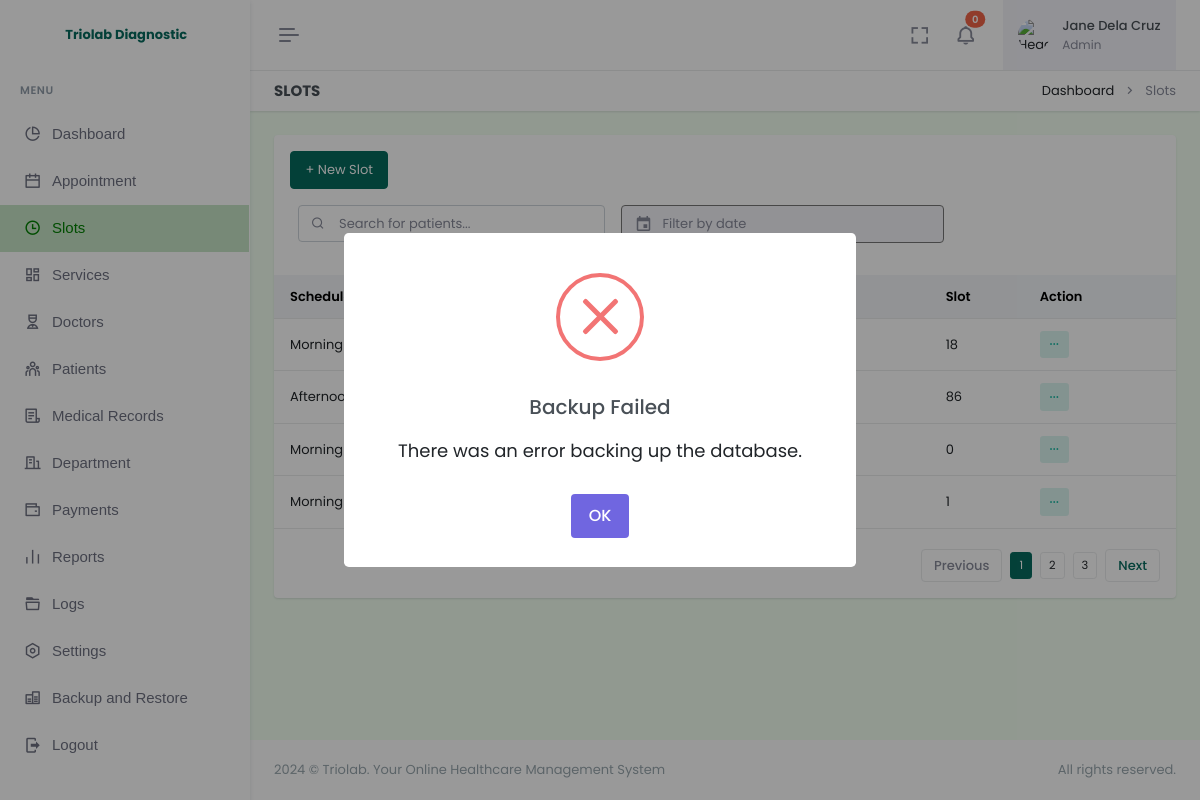
Before: /admin/slots.php (signed in) with the older database file.
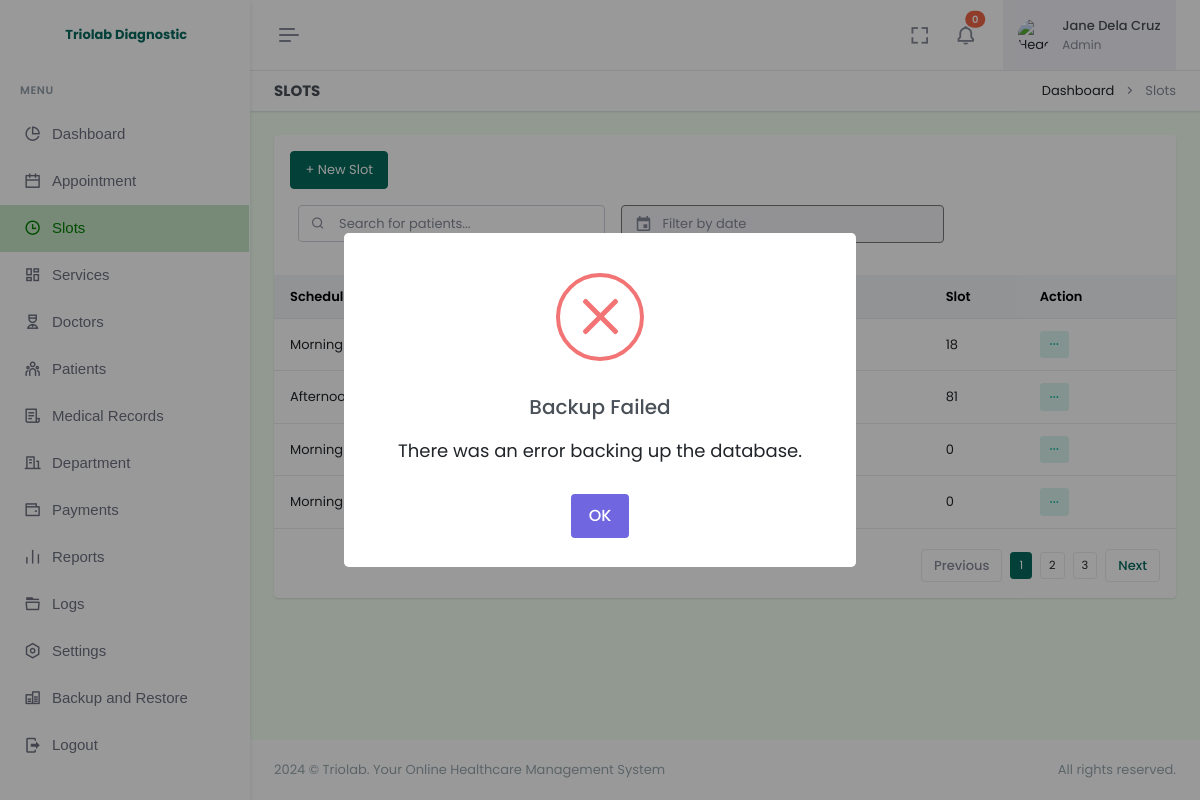
After: the same page with the newer database file.
### tables this page shows
CREATE TABLE `appointment_slots` (
  `id` int(11) NOT NULL AUTO_INCREMENT,
  `schedule` varchar(255) NOT NULL,
  `date` datetime(6) NOT NULL DEFAULT current_timestamp(6),
  `slot` varchar(255) NOT NULL,
  `is_archive` tinyint(4) NOT NULL DEFAULT 0,
  PRIMARY KEY (`id`)
);

### admin/slots.php (the view, shortened to what this page needs)
<!doctype html>
<html lang="en" data-layout="vertical" data-topbar="light" data-sidebar="light" data-sidebar-size="lg" data-sidebar-image="none" data-preloader="disable" data-theme="default" data-theme-colors="green">
<head>
    <link rel="stylesheet" href="https://cdn.jsdelivr.net/npm/flatpickr/dist/flatpickr.min.css">
    <link href="assets/css/bootstrap.min.css" rel="stylesheet" type="text/css" />
    <link href="assets/css/icons.min.css" rel="stylesheet" type="text/css" />
    <link href="assets/css/app.min.css" rel="stylesheet" type="text/css" />
    <link href="assets/css/custom.min.css" rel="stylesheet" type="text/css" />
    <link rel="stylesheet" href="assets/css/sweetalert.css">
</head>
<body style="background-color: #F2FFF1">
    <div id="layout-wrapper">
        <?php require "header.php"; ?>
        <?php require "sidebar.php" ?>
        <div class="main-content">
            <div class="page-content">
                <div class="container-fluid">
                    <div class="row">
                        <div class="col-12">
                            <div class="page-title-box d-sm-flex align-items-center justify-content-between bg-galaxy-transparent">
                                <h4 class="mb-sm-0">Slots</h4>
                                <div class="page-title-right">
                                    <ol class="breadcrumb m-0">
                                        <li class="breadcrumb-item"><a href="index.php">Dashboard</a></li>
                                        <li class="breadcrumb-item active">Slots</li>
                                    </ol>
                                </div>
                            </div>
                        </div>
                    </div>
                    <div class="row">
                        <div class="col-12">
                            <div class="card">
                                <div class="card-body">
                                    <button class="btn btn-primary" data-bs-toggle="modal" data-bs-target="#addSlot">+ New Slot</button>
                                    <div class="d-flex align-items-center gap-3">
                                        <div class="d-flex justify-content-sm-start">
                                            <div class="search-box ms-2 mt-3 mb-3">
                                                <input type="text" id="searchInput" class="form-control" placeholder="Search for patients..." onkeyup="searchTable()">
                                                <i class="ri-search-line search-icon"></i>
                                            </div>
                                        </div>
                                        <div class="app-search d-none d-md-block">
                                            <div class="position-relative">
                                                <input id="datePicker" type="text" class="form-control" style="border: 1px solid #777;" placeholder="Filter by date" autocomplete="off">
                                                <span class="mdi mdi-calendar search-widget-icon"></span>
                                            </div>
                                        </div>
                                    </div>
                                    <div class="listjs-table" id="customerList">
                                        <div class="table-responsive table-card mt-3 mb-1">
                                            <table class="table align-middle table-nowrap" id="customerTable">
                                                <thead class="table-light">
                                                    <tr>
                                                        <th>Schedule</th>
                                                        <th>Date</th>
                                                        <th>Slot</th>
                                                        <th>Action</th>
                                                    </tr>
                                                </thead>
                                                <tbody class="list">
                                                    <?php
                                                    $selectSlot = $pdo->query("SELECT * FROM appointment_slots WHERE is_archive = 0");
                                                    if ($selectSlot->rowCount() > 0) {
                                                        while ($row = $selectSlot->fetch(PDO::FETCH_ASSOC)) {
                                                            $dateString = $row['date'];
                                                            $formattedDate = date("F j, Y \a\\t g:i a", strtotime($dateString));
                                                    ?>
                                                            <tr>
                                                                <td><?= $row['schedule']; ?></td>
                                                                <td><?= $formattedDate; ?></td>
                                                                <td><?= $row['slot']; ?></td>
                                                                <td>
                                                                    <div class="dropdown d-inline-block">
                                                                        <button class="btn btn-soft-success btn-sm dropdown" type="button" data-bs-toggle="dropdown" aria-expanded="false">
                                                                            <i class="ri-more-fill align-middle"></i>
                                                                        </button>
                                                                    </div>
                                                                </td>
                                                            </tr>
                                                        <?php
                                                        }
                                                    }
                                                    ?>
                                                </tbody>
                                            </table>
                                        </div>
                                        <div class="d-flex justify-content-end">
                                            <div class="pagination-wrap hstack gap-2" style="display: flex;">
                                                <a class="page-item pagination-prev disabled" href="javascript:void(0);">
                                                    Previous
                                                </a>
                                                <ul class="pagination listjs-pagination mb-0">
                                                    <li clas="active"><a class="btn btn-primary btn-sm" href="#">1</a></li>
                                                    <li clas=""><a class="btn btn-sm" style="border: 1px solid #e9ebec;" href="#">2</a></li>
                                                    <li clas=""><a class="btn btn-sm" style="border: 1px solid #e9ebec;" href="#">3</a></li>
                                                </ul>
                                                <a class="page-item pagination-next" href="javascript:void(0);">
                                                    Next
                                                </a>
                                            </div>
                                        </div>
                                    </div>
                                </div>
                            </div>
                        </div>
                    </div>
                </div>
            </div>
            <?php require "footer.php"; ?>
        </div>
    </div>
</body>
</html>

### admin/header.php (shortened to what this page needs)
<header id="page-topbar">
    <div class="layout-width">
        <div class="navbar-header">
            <div class="d-flex">
                <button type="button" class="btn btn-sm px-3 fs-16 header-item vertical-menu-btn topnav-hamburger material-shadow-none" id="topnav-hamburger-icon">
                    <span class="hamburger-icon">
                        <span></span>
                        <span></span>
                        <span></span>
                    </span>
                </button>
            </div>
            <div class="d-flex align-items-center">
                <div class="ms-1 header-item d-none d-sm-flex">
                    <button type="button" class="btn btn-icon btn-topbar material-shadow-none btn-ghost-secondary rounded-circle" data-toggle="fullscreen">
                        <i class='bx bx-fullscreen fs-22'></i>
                    </button>
                </div>
                <div class="dropdown topbar-head-dropdown ms-1 header-item" id="notificationDropdown">
                    <button type="button" class="btn btn-icon btn-topbar material-shadow-none btn-ghost-secondary rounded-circle" id="page-header-notifications-dropdown" data-bs-toggle="dropdown" data-bs-auto-close="outside" aria-haspopup="true" aria-expanded="false">
                        <i class='bx bx-bell fs-22'></i>
                        <span class="position-absolute topbar-badge fs-10 translate-middle badge rounded-pill bg-danger">0<span class="visually-hidden">unread messages</span></span>
                    </button>
                </div>
                <div class="dropdown ms-sm-3 header-item topbar-user">
                    <button type="button" class="btn material-shadow-none" id="page-header-user-dropdown" data-bs-toggle="dropdown" aria-haspopup="true" aria-expanded="false">
                        <span class="d-flex align-items-center">
                            <img class="rounded-circle header-profile-user" src="assets/images/admin.png" alt="Header Avatar">
                            <span class="text-start ms-xl-2">
                                <span class="d-none d-xl-inline-block ms-1 fw-medium user-name-text">Jane Dela Cruz</span>
                                <span class="d-none d-xl-block ms-1 fs-12 user-name-sub-text">Admin</span>
                            </span>
                        </span>
                    </button>
                </div>
            </div>
        </div>
    </div>
</header>

### admin/sidebar.php (shortened to what this page needs)
<div class="app-menu navbar-menu">
    <div class="navbar-brand-box">
        <a href="index.php" class="logo logo-dark">
            <div clas="logo-lg">
                <span class="fw-bold fs-6 text-primary">Triolab Diagnostic</span>
            </div>
        </a>
    </div>
    <div id="scrollbar">
        <div class="container-fluid">
            <ul class="navbar-nav" id="navbar-nav">
                <li class="menu-title"><span data-key="t-menu">Menu</span></li>
                <li class="nav-item">
                    <a class="nav-link menu-link" href="index.php">
                        <i class="ri-pie-chart-line"></i> <span data-key="t-dashboard">Dashboard</span>
                    </a>
                </li>
                <li class="nav-item">
                    <a class="nav-link menu-link" href="appointment.php">
                        <i class="ri-calendar-line"></i> <span data-key="t-appointment">Appointment</span>
                    </a>
                </li>
                <li class="nav-item">
                    <a class="nav-link menu-link" href="slots.php">
                        <i class="ri-time-line"></i> <span data-key="t-slots">Slots</span>
                    </a>
                </li>
                <li class="nav-item">
                    <a class="nav-link menu-link" href="services.php">
                        <i class="ri-dashboard-line"></i> <span data-key="t-services">Services</span>
                    </a>
                </li>
                <li class="nav-item">
                    <a class="nav-link menu-link" href="doctors.php">
                        <i class="ri-nurse-line"></i> <span data-key="t-doctors">Doctors</span>
                    </a>
                </li>
                <li class="nav-item">
                    <a class="nav-link menu-link" href="patients.php">
                        <i class="ri-team-line"></i> <span data-key="t-patients">Patients</span>
                    </a>
                </li>
                <li class="nav-item">
                    <a class="nav-link menu-link" href="medical-records.php">
                        <i class="ri-file-list-3-line"></i> <span data-key="t-medical-records">Medical Records</span>
                    </a>
                </li>
                <li class="nav-item">
                    <a class="nav-link menu-link" href="department.php">
                        <i class="ri-building-line"></i> <span data-key="t-department">Department</span>
                    </a>
                </li>
                <li class="nav-item">
                    <a class="nav-link menu-link" href="payments.php">
                        <i class="ri-wallet-line"></i> <span data-key="t-payments">Payments</span>
                    </a>
                </li>
                <li class="nav-item">
                    <a class="nav-link menu-link" href="reports.php">
                        <i class="ri-bar-chart-line"></i> <span data-key="t-reports">Reports</span>
                    </a>
                </li>
                <li class="nav-item">
                    <a class="nav-link menu-link" href="logs.php">
                        <i class="ri-folder-5-line"></i> <span data-key="t-logs">Logs</span>
                    </a>
                </li>
                <li class="nav-item">
                    <a class="nav-link menu-link" href="settings.php">
                        <i class="ri-settings-line"></i> <span data-key="t-settings">Settings</span>
                    </a>
                </li>
                <li class="nav-item">
                    <a class="nav-link menu-link" href="backup.php">
                        <i class="ri-database-line"></i> <span data-key="t-database">Backup and Restore</span>
                    </a>
                </li>
                <li class="nav-item">
                    <a class="nav-link menu-link" href="logout.php">
                        <i class="mdi mdi-logout"></i> <span data-key="t-logout">Logout</span>
                    </a>
                </li>
            </ul>
        </div>
    </div>
    <div class="sidebar-background"></div>
</div>

### admin/footer.php (shortened to what this page needs)
<footer class="footer">
    <div class="container-fluid">
        <div class="row">
            <div class="col-sm-6">
                 © Triolab. Your Online Healthcare Management System
            </div>
            <div class="col-sm-6">
                <div class="text-sm-end d-none d-sm-block">
                    All rights reserved.
                </div>
            </div>
        </div>
    </div>
</footer>

### admin/assets/css/sweetalert.css (style rules this page uses)
[class^="swal2"] { -webkit-tap-highlight-color: rgba(0, 0, 0, 0); }
body.swal2-shown:not(.swal2-no-backdrop):not(.swal2-toast-shown) { overflow: hidden; }
body.swal2-height-auto { height: auto !important; }

Changed rows visible on the page:
changed appointment_slots "Afternoon": slot "86" → "81"
changed appointment_slots (number 4 of 4 on the later page): slot "1" → "0"
